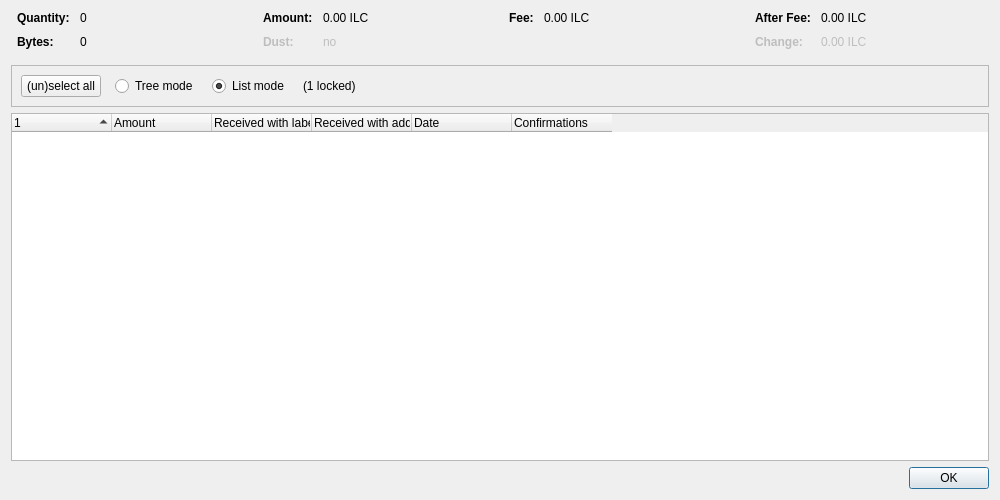
<?xml version="1.0" encoding="UTF-8"?>
<ui version="4.0">
 <class>CoinControlDialog</class>
 <widget class="QDialog" name="CoinControlDialog">
  <property name="geometry">
   <rect>
    <x>0</x>
    <y>0</y>
    <width>1000</width>
    <height>500</height>
   </rect>
  </property>
  <property name="windowTitle">
   <string>Coin Selection</string>
  </property>
  <layout class="QVBoxLayout" name="verticalLayout">
   <item>
    <layout class="QHBoxLayout" name="horizontalLayoutTop" stretch="0,0,0,0">
     <property name="topMargin">
      <number>0</number>
     </property>
     <property name="bottomMargin">
      <number>10</number>
     </property>
     <item>
      <layout class="QFormLayout" name="formLayoutCoinControl1">
       <property name="horizontalSpacing">
        <number>10</number>
       </property>
       <property name="verticalSpacing">
        <number>10</number>
       </property>
       <property name="leftMargin">
        <number>6</number>
       </property>
       <property name="rightMargin">
        <number>6</number>
       </property>
       <item row="0" column="0">
        <widget class="QLabel" name="labelCoinControlQuantityText">
         <property name="font">
          <font>
           <weight>75</weight>
           <bold>true</bold>
          </font>
         </property>
         <property name="text">
          <string>Quantity:</string>
         </property>
        </widget>
       </item>
       <item row="0" column="1">
        <widget class="QLabel" name="labelCoinControlQuantity">
         <property name="cursor">
          <cursorShape>IBeamCursor</cursorShape>
         </property>
         <property name="contextMenuPolicy">
          <enum>Qt::ActionsContextMenu</enum>
         </property>
         <property name="text">
          <string notr="true">0</string>
         </property>
         <property name="textInteractionFlags">
          <set>Qt::LinksAccessibleByMouse|Qt::TextSelectableByKeyboard|Qt::TextSelectableByMouse</set>
         </property>
        </widget>
       </item>
       <item row="1" column="0">
        <widget class="QLabel" name="labelCoinControlBytesText">
         <property name="font">
          <font>
           <weight>75</weight>
           <bold>true</bold>
          </font>
         </property>
         <property name="text">
          <string>Bytes:</string>
         </property>
        </widget>
       </item>
       <item row="1" column="1">
        <widget class="QLabel" name="labelCoinControlBytes">
         <property name="cursor">
          <cursorShape>IBeamCursor</cursorShape>
         </property>
         <property name="contextMenuPolicy">
          <enum>Qt::ActionsContextMenu</enum>
         </property>
         <property name="text">
          <string notr="true">0</string>
         </property>
         <property name="textInteractionFlags">
          <set>Qt::LinksAccessibleByMouse|Qt::TextSelectableByKeyboard|Qt::TextSelectableByMouse</set>
         </property>
        </widget>
       </item>
      </layout>
     </item>
     <item>
      <layout class="QFormLayout" name="formLayoutCoinControl2">
       <property name="horizontalSpacing">
        <number>10</number>
       </property>
       <property name="verticalSpacing">
        <number>10</number>
       </property>
       <property name="leftMargin">
        <number>6</number>
       </property>
       <property name="rightMargin">
        <number>6</number>
       </property>
       <item row="0" column="0">
        <widget class="QLabel" name="labelCoinControlAmountText">
         <property name="font">
          <font>
           <weight>75</weight>
           <bold>true</bold>
          </font>
         </property>
         <property name="text">
          <string>Amount:</string>
         </property>
        </widget>
       </item>
       <item row="0" column="1">
        <widget class="QLabel" name="labelCoinControlAmount">
         <property name="cursor">
          <cursorShape>IBeamCursor</cursorShape>
         </property>
         <property name="contextMenuPolicy">
          <enum>Qt::ActionsContextMenu</enum>
         </property>
         <property name="text">
          <string notr="true">0.00 ILC</string>
         </property>
         <property name="textInteractionFlags">
          <set>Qt::LinksAccessibleByMouse|Qt::TextSelectableByKeyboard|Qt::TextSelectableByMouse</set>
         </property>
        </widget>
       </item>
       <item row="1" column="0">
        <widget class="QLabel" name="labelCoinControlLowOutputText">
         <property name="enabled">
          <bool>false</bool>
         </property>
         <property name="font">
          <font>
           <weight>75</weight>
           <bold>true</bold>
          </font>
         </property>
         <property name="text">
          <string>Dust:</string>
         </property>
        </widget>
       </item>
       <item row="1" column="1">
        <widget class="QLabel" name="labelCoinControlLowOutput">
         <property name="enabled">
          <bool>false</bool>
         </property>
         <property name="cursor">
          <cursorShape>IBeamCursor</cursorShape>
         </property>
         <property name="contextMenuPolicy">
          <enum>Qt::ActionsContextMenu</enum>
         </property>
         <property name="text">
          <string notr="true">no</string>
         </property>
         <property name="textInteractionFlags">
          <set>Qt::LinksAccessibleByMouse|Qt::TextSelectableByKeyboard|Qt::TextSelectableByMouse</set>
         </property>
        </widget>
       </item>
      </layout>
     </item>
     <item>
      <layout class="QFormLayout" name="formLayoutCoinControl3">
       <property name="horizontalSpacing">
        <number>10</number>
       </property>
       <property name="verticalSpacing">
        <number>10</number>
       </property>
       <property name="leftMargin">
        <number>6</number>
       </property>
       <property name="rightMargin">
        <number>6</number>
       </property>
       <item row="0" column="0">
        <widget class="QLabel" name="labelCoinControlFeeText">
         <property name="font">
          <font>
           <weight>75</weight>
           <bold>true</bold>
          </font>
         </property>
         <property name="text">
          <string>Fee:</string>
         </property>
        </widget>
       </item>
       <item row="0" column="1">
        <widget class="QLabel" name="labelCoinControlFee">
         <property name="cursor">
          <cursorShape>IBeamCursor</cursorShape>
         </property>
         <property name="contextMenuPolicy">
          <enum>Qt::ActionsContextMenu</enum>
         </property>
         <property name="text">
          <string notr="true">0.00 ILC</string>
         </property>
         <property name="textInteractionFlags">
          <set>Qt::LinksAccessibleByMouse|Qt::TextSelectableByKeyboard|Qt::TextSelectableByMouse</set>
         </property>
        </widget>
       </item>
      </layout>
     </item>
     <item>
      <layout class="QFormLayout" name="formLayoutCoinControl4">
       <property name="horizontalSpacing">
        <number>10</number>
       </property>
       <property name="verticalSpacing">
        <number>10</number>
       </property>
       <property name="leftMargin">
        <number>6</number>
       </property>
       <property name="rightMargin">
        <number>6</number>
       </property>
       <item row="0" column="0">
        <widget class="QLabel" name="labelCoinControlAfterFeeText">
         <property name="font">
          <font>
           <weight>75</weight>
           <bold>true</bold>
          </font>
         </property>
         <property name="text">
          <string>After Fee:</string>
         </property>
        </widget>
       </item>
       <item row="0" column="1">
        <widget class="QLabel" name="labelCoinControlAfterFee">
         <property name="cursor">
          <cursorShape>IBeamCursor</cursorShape>
         </property>
         <property name="contextMenuPolicy">
          <enum>Qt::ActionsContextMenu</enum>
         </property>
         <property name="text">
          <string notr="true">0.00 ILC</string>
         </property>
         <property name="textInteractionFlags">
          <set>Qt::LinksAccessibleByMouse|Qt::TextSelectableByKeyboard|Qt::TextSelectableByMouse</set>
         </property>
        </widget>
       </item>
       <item row="1" column="0">
        <widget class="QLabel" name="labelCoinControlChangeText">
         <property name="enabled">
          <bool>false</bool>
         </property>
         <property name="font">
          <font>
           <weight>75</weight>
           <bold>true</bold>
          </font>
         </property>
         <property name="text">
          <string>Change:</string>
         </property>
        </widget>
       </item>
       <item row="1" column="1">
        <widget class="QLabel" name="labelCoinControlChange">
         <property name="enabled">
          <bool>false</bool>
         </property>
         <property name="cursor">
          <cursorShape>IBeamCursor</cursorShape>
         </property>
         <property name="contextMenuPolicy">
          <enum>Qt::ActionsContextMenu</enum>
         </property>
         <property name="text">
          <string notr="true">0.00 ILC</string>
         </property>
         <property name="textInteractionFlags">
          <set>Qt::LinksAccessibleByMouse|Qt::TextSelectableByKeyboard|Qt::TextSelectableByMouse</set>
         </property>
        </widget>
       </item>
      </layout>
     </item>
    </layout>
   </item>
   <item>
    <widget class="QFrame" name="frame">
     <property name="minimumSize">
      <size>
       <width>0</width>
       <height>40</height>
      </size>
     </property>
     <property name="frameShape">
      <enum>QFrame::StyledPanel</enum>
     </property>
     <property name="frameShadow">
      <enum>QFrame::Sunken</enum>
     </property>
     <layout class="QHBoxLayout" name="horizontalLayout">
      <item>
       <layout class="QHBoxLayout" name="horizontalLayoutPanel" stretch="0,0,0,0,0">
        <property name="spacing">
         <number>14</number>
        </property>
        <item>
         <widget class="QPushButton" name="pushButtonSelectAll">
          <property name="sizePolicy">
           <sizepolicy hsizetype="Maximum" vsizetype="Fixed">
            <horstretch>0</horstretch>
            <verstretch>0</verstretch>
           </sizepolicy>
          </property>
          <property name="text">
           <string>(un)select all</string>
          </property>
          <property name="autoDefault">
           <bool>false</bool>
          </property>
         </widget>
        </item>
        <item>
         <widget class="QRadioButton" name="radioTreeMode">
          <property name="sizePolicy">
           <sizepolicy hsizetype="Maximum" vsizetype="Fixed">
            <horstretch>0</horstretch>
            <verstretch>0</verstretch>
           </sizepolicy>
          </property>
          <property name="text">
           <string>Tree mode</string>
          </property>
         </widget>
        </item>
        <item>
         <widget class="QRadioButton" name="radioListMode">
          <property name="sizePolicy">
           <sizepolicy hsizetype="Maximum" vsizetype="Fixed">
            <horstretch>0</horstretch>
            <verstretch>0</verstretch>
           </sizepolicy>
          </property>
          <property name="text">
           <string>List mode</string>
          </property>
          <property name="checked">
           <bool>true</bool>
          </property>
         </widget>
        </item>
        <item>
         <widget class="QLabel" name="labelLocked">
          <property name="text">
           <string notr="true">(1 locked)</string>
          </property>
         </widget>
        </item>
        <item>
         <spacer name="horizontalSpacer">
          <property name="orientation">
           <enum>Qt::Horizontal</enum>
          </property>
          <property name="sizeHint" stdset="0">
           <size>
            <width>40</width>
            <height>20</height>
           </size>
          </property>
         </spacer>
        </item>
       </layout>
      </item>
     </layout>
    </widget>
   </item>
   <item>
    <widget class="CoinControlTreeWidget" name="treeWidget">
     <property name="contextMenuPolicy">
      <enum>Qt::CustomContextMenu</enum>
     </property>
     <property name="sortingEnabled">
      <bool>false</bool>
     </property>
     <property name="columnCount">
      <number>6</number>
     </property>
     <attribute name="headerShowSortIndicator" stdset="0">
      <bool>true</bool>
     </attribute>
     <attribute name="headerStretchLastSection">
      <bool>false</bool>
     </attribute>
     <column>
      <property name="text">
       <string/>
      </property>
     </column>
     <column>
      <property name="text">
       <string>Amount</string>
      </property>
     </column>
     <column>
      <property name="text">
       <string>Received with label</string>
      </property>
     </column>
     <column>
      <property name="text">
       <string>Received with address</string>
      </property>
     </column>
     <column>
      <property name="text">
       <string>Date</string>
      </property>
     </column>
     <column>
      <property name="text">
       <string>Confirmations</string>
      </property>
      <property name="toolTip">
       <string>Confirmed</string>
      </property>
     </column>
     <column>
      <property name="text">
       <string/>
      </property>
     </column>
     <column>
      <property name="text">
       <string/>
      </property>
     </column>
     <column>
      <property name="text">
       <string/>
      </property>
     </column>
     <column>
      <property name="text">
       <string/>
      </property>
     </column>
    </widget>
   </item>
   <item>
    <widget class="QDialogButtonBox" name="buttonBox">
     <property name="orientation">
      <enum>Qt::Horizontal</enum>
     </property>
     <property name="standardButtons">
      <set>QDialogButtonBox::Ok</set>
     </property>
    </widget>
   </item>
  </layout>
 </widget>
 <customwidgets>
  <customwidget>
   <class>CoinControlTreeWidget</class>
   <extends>QTreeWidget</extends>
   <header>qt/coincontroltreewidget.h</header>
  </customwidget>
 </customwidgets>
 <resources/>
 <connections/>
</ui>
